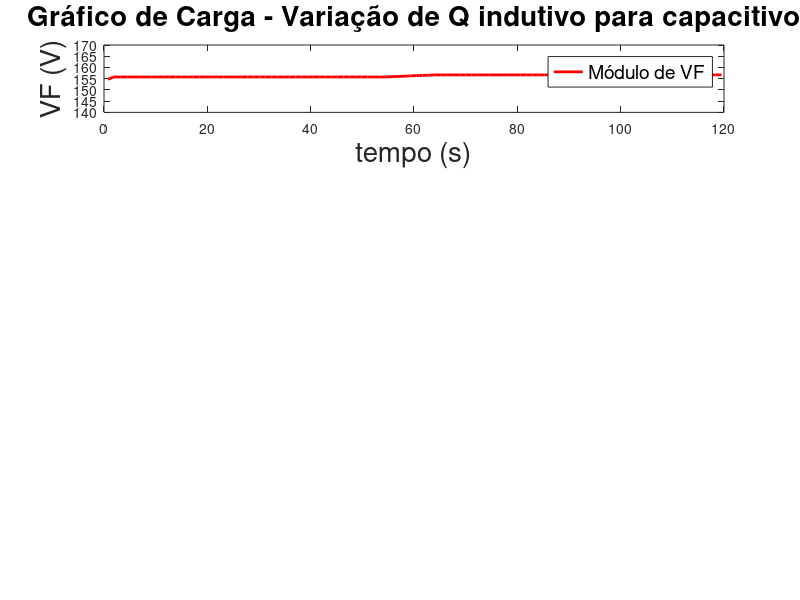

The MATLAB script that drew this image: (Note: this script raises an error after producing the figure.)

% 
%                                                 XXIV Congresso Brasileiro de Automática (CBA 2022) 
% 
% Artigo: Utilização de um Simulador de Rede para Estudos de Integração de Geração Distribuída às Redes Elétricas	
% 
% 
% CHRYSTIANO ALVES GALDINO
% 
% Mestrado em Eng.Elétrica 
% Programa de Pós Graduação em Engenharia Elétrica - UFMG
% Belo Horizonte - MG 

%__________________________________________________________________________%

% %%%%%%%%% Teste 5a - variação de Q(ind) para Q(cap) em carga %%%%%%%%%

Array=csvread('teste5a.csv'); %leitura do arquivo
col1 = Array(:, 1);  %armazena a coluna 1 - tempo(s)
col2 = Array(:, 2);  %armazena a coluna 2 - módulo de VF
col5 = Array(:, 5);  %armazena a coluna 5 - VF
col6 = Array(:, 6);  %armazena a coluna 6 - corrente
col7 = Array(:, 7);  %armazena a coluna 7 - FP
col8 = Array(:, 8);  %armazena a coluna 8 - Potência Ativa
col9 = Array(:, 9);  %armazena a coluna 9 - Potência Aparente
% 
% 
% 
% %gráfico do módulo de VF
% figure (1);
% plot(col1, col2,'r')
% title ('Gráfico de Descarga - CB');
% xlabel ('tempo (s)');
% ylabel ('Módulo de VF');
% %ylim([0 250])
% legend('Tensão VF')
% grid on;
% 
% %gráfico de corrente
% figure (2);
% plot(col1, col6,'b')
% title ('Gráfico de Descarga - CB');
% xlabel ('tempo (s)');
% ylabel ('Corrente');
% ylim([0 15])
% % ax = gca;
% % ax.FontSize = 16;
% legend('Corrente')
% grid on;
% 
% %gráfico de FP
% figure (3);
% plot(col1, -col7,'k')
% title ('Gráfico de Descarga - CB');
% xlabel ('tempo (s)');
% ylabel ('FP');
% %ylim([0.7 1])
% % ax = gca;
% % ax.FontSize = 16;
% legend('FP')
% grid on;
% 
% %gráfico de Potência Ativa
% figure (4);
% plot(col1, -col8,'k','LineWidth',2)
% title ('Gráfico de Descarga - CB');
% xlabel ('tempo (s)');
% ylabel ('P');
% %ylim([0 3000])
% % ax = gca;
% % ax.FontSize = 16;
% legend('Potência Ativa')
% grid on;
% 
% %gráfico de Potência Aparente
% figure (5);
% plot(col1, col9,'m')
% title ('Gráfico de Descarga - CB');
% xlabel ('tempo (s)');
% ylabel ('S');
% %ylim([0 3000])
% % ax = gca;
% % ax.FontSize = 16;
% legend('Potência Aparente')
% grid on;
% 

%%%Variaveis do tamanho das letras ########
L1 = 20;
L2 = 14;
L3 = 14;


%%%%%%%  subplot VF %%%%%%
figure (21);

subplot(4,1,1);
 plot(col1, col2,'r','LineWidth',2)
 title ('Gráfico de Carga - Variação de Q indutivo para capacitivo','FontSize', L1);
 xlabel ('tempo (s)','FontSize', L1);
 ylabel ('VF (V)','FontSize', L1);
 legend('Módulo de VF','FontSize',L2)
 ylim([140 170])
%ylim([150 180])

ax = gca;
ax.FontSize = L3;
grid on;

subplot(4,1,2); 
 plot(col1, abs(col7),'k','LineWidth',2)
 %title ('Gráfico de Descarga - CB com variação de Q','FontSize', L1);
 xlabel ('tempo (s)','FontSize', L1);
 ylabel ('FP','FontSize', L1);
 legend('Fator de Potência','FontSize', L2)
  ylim([0.6 1])
 %ylim([150 180])

ax = gca;
ax.FontSize = L3;
grid on;

%  subplot(4,1,3); 
%  plot(col1, col9,'b','LineWidth',2)
% % title ('Gráfico de Descarga - CB com variação de Q','FontSize', L1);
%  xlabel ('tempo (s)','FontSize', L1);
%  ylabel ('S','FontSize', L1);
%  legend('Potência Aparente (VA)','FontSize', L2)
%   %ylim([0.92 0.98])
%  %ylim([150 180])
% 
% ax = gca;
% ax.FontSize = L3;
% grid on;

 subplot(4,1,3); 
 plot(col1,(col9.*sin(acos(col7))) ,'b','LineWidth',2)
 %title ('Gráfico de Descarga - CB com variação de Q','FontSize', L1);
 xlabel ('tempo (s)','FontSize', L1);
 ylabel ('Q (VAR)','FontSize', L1);
 legend('Potência Reativa','FontSize', L2)
 ylim([200 1000])
ax = gca;
ax.FontSize = L3;
grid on;


%  subplot(4,1,4); 
%  plot(col1,col8,'g','LineWidth',2)
%  %title ('Gráfico de Descarga - CB com variação de Q','FontSize', L1);
%  xlabel ('tempo (s)','FontSize', L1);
%  ylabel ('P','FontSize', L1);
%  legend('Potência Ativa (W)','FontSize', L2)
%  ylim([1000 1500])
% 
% ax = gca;
% ax.FontSize = L3;
% grid on;


 subplot(4,1,4); 
 plot(col1, col9,'g','LineWidth',2)
% title ('Gráfico de Descarga - CB com variação de Q','FontSize', L1);
 xlabel ('tempo (s)','FontSize', L1);
 ylabel ('S (VA)','FontSize', L1);
 legend('Potência Aparente','FontSize', L2)
 ylim([500 1500])

ax = gca;
ax.FontSize = L3;
grid on;




% %%%%%%% subplot FP %%%%%%
% figure (22);
% 
% subplot(2,1,1);
% %plot(col1, col7,'r', col21, col27,'k')
% plot(col1, -1*col7,'r', col21, -1*col27,'k')
% title ('Gráfico de Carga - FP Unitário','FontSize', 28);
% xlabel ('tempo (s)','FontSize', 28);
% ylabel ('Fator de Potência','FontSize', 28);
% legend('Carga - CB', 'Carga - 10x CB','FontSize', 20)
% ylim([0 1])
% 
% ax = gca;
% ax.FontSize = 16;
% 
% grid on;
% 
% 
% subplot(2,1,2); 
% plot( col31, -1*col37,'r', col41, -1*col47,'k')
% %plot( col31, 1*col37,'r', col41, 1*col47,'k')
% title ('Gráfico de Descarga - FP Unitário','FontSize', 28);
% xlabel ('tempo (s)','FontSize', 28);
% ylabel ('Fator de Potência','FontSize', 28);
% legend('Descarga - CB', 'Descarga - 10x CB','FontSize', 20)
% %ylim([-1  -0.8])
% ylim([0 1])
% 
% ax = gca;
% ax.FontSize = 16;
% 
% grid on;
% 
% 
